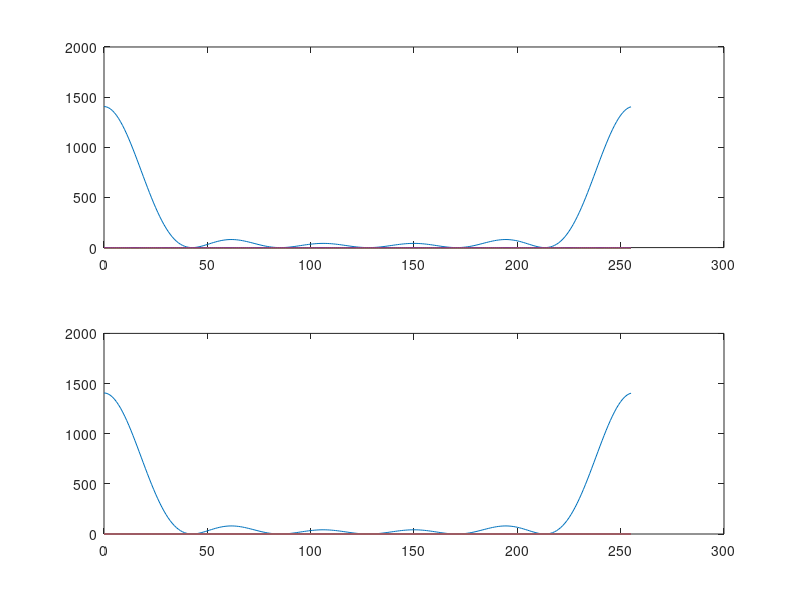

Write the MATLAB code that produced this figure.
t=0:255
x= zeros(256);
x(10)=100;
x(11)=100;
x(12)=100;
x(13)=100;
x(14)=100;
x(15)=100;
             
			  Y = fft(x, 256);
              
   %subplot(2,1,1),   plot(t,real(Y));
   Px = Y.*conj(Y)/256;
   subplot(2,1,1),   plot(t,Px);
   
              
              
x1= zeros(256);

x1(13)=100;
x1(14)=100;
x1(15)=100;
x1(16)=100;
x1(17)=100;
x1(18)=100;
             
Y1 = fft(x1, 256);
%subplot(2,1,2), plot(t,real(Y1));
Px1 = Y1.*conj(Y1)/256;
subplot(2,1,2), plot(t,Px1);
              
             % Pyy = Y.*conj(Y)/256;
            % f = 1000 * (0:127)/512;
            % figure(2), plot(f, Pyy(1:128)), grid